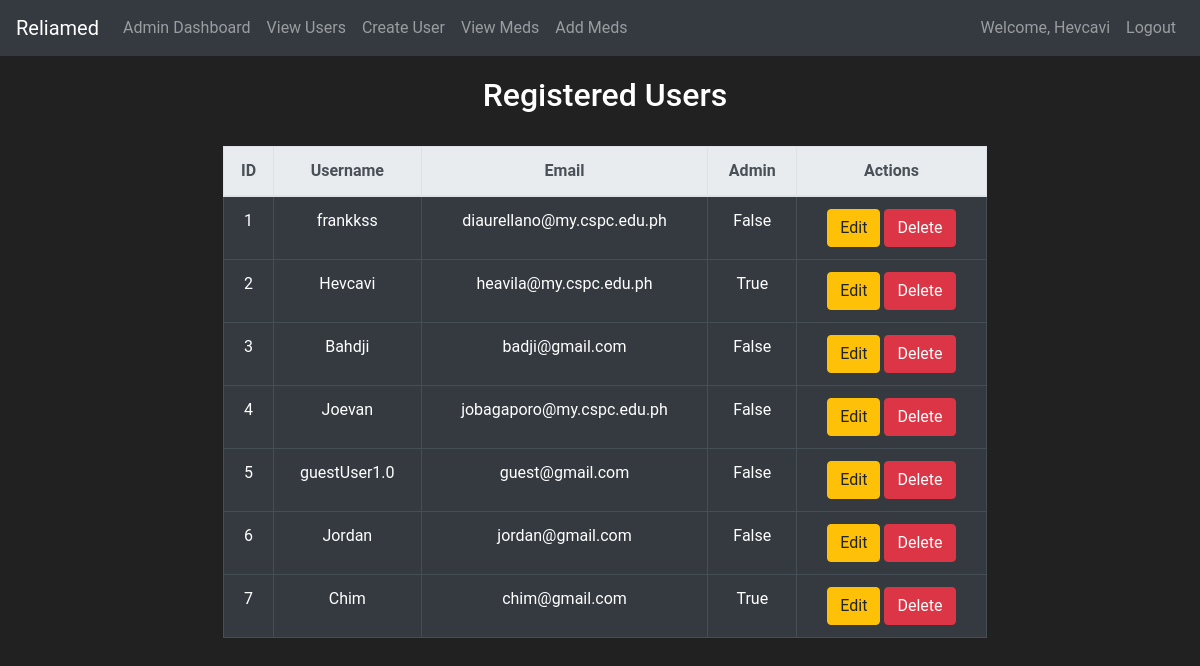
The page /view-users (signed in) on the database as committed earlier.
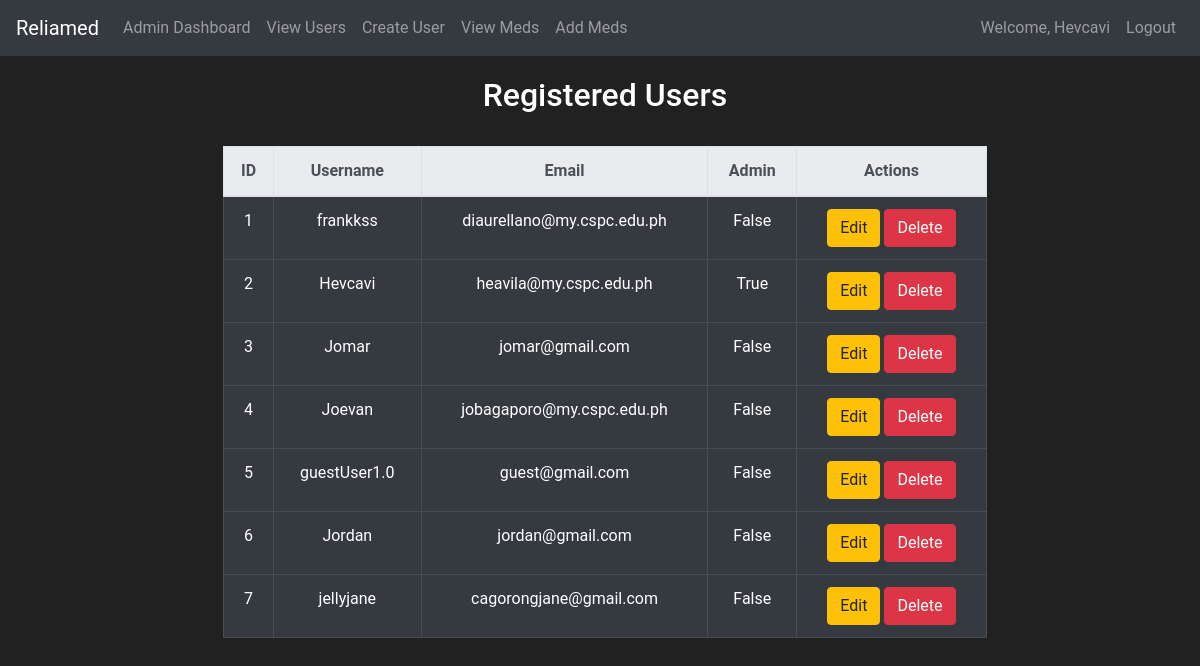
The same page on the database as committed later.
### reliamed/models.py (models this page shows, shortened)
class User(db.Model, UserMixin):
    id = db.Column(db.Integer, primary_key=True)
    username = db.Column(db.String(length=30), nullable=False, unique=True)
    email_address = db.Column(db.String(length=50), nullable=False, unique=True)
    password_hash = db.Column(db.String(length=60), nullable=False)
    budget = db.Column(db.Integer, nullable=False, default=1000)
    is_admin = db.Column(db.Boolean, default=False) # added column in User table | Used for checking if user is admin or not
    products = db.relationship('Pharmaceuticals', backref='owned_user', lazy=True)  # Ensure this line is added
    @property
    def password(self):
        raise AttributeError('password is not a readable attribute.')

### reliamed/routes.py (the view)
@app.route('/view-users', methods=['GET', 'POST'])
@login_required
@admin_required
def view_users():
    users = User.query.all()
    return render_template('admin/view_users.html', users=users)

### reliamed/models.py (called while the page is built)
@login_manager.user_loader
def load_user(user_id):
    return User.query.get(int(user_id))

### reliamed/templates/admin/view_users.html (shortened to what this page needs)
{% extends 'base.html' %}
{% block content %}
<div class="row justify-content-center" style="margin-top:20px; margin-left:10px; margin-right: 0px">
    <div class="col-8 text-center">
        <h2>Registered Users</h2>
        <br>
        <table class="table table-hover table-dark table-bordered border-dark">
        <thead class="thead-light">
            <tr>
                <th>ID</th>
                <th>Username</th>
                <th>Email</th>
                <th>Admin</th>
                <th>Actions</th>
            </tr>
        </thead>
        <tbody>
            {% for user in users %}
            <tr>
                <td>{{ user.id }}</td>
                <td>{{ user.username }}</td>
                <td>{{ user.email_address }}</td>
                <td>{{ user.is_admin }}</td>
                <td>
                    <a href="{{ url_for('edit_user', user_id=user.id) }}" class="btn btn-warning">Edit</a>
                    <form action="{{ url_for('delete_user', user_id=user.id) }}" method="POST" style="display:inline;">
                        <button type="submit" class="btn btn-danger">Delete</button>
                    </form>
                </td>
            </tr>
            {% endfor %}
        </tbody>
        </table>
    </div>
</div>
{% endblock %}

Rows that differ between the two databases and show on the page:
changed User id 3: username "Bahdji" → "Jomar"; email_address "badji@gmail.com" → "jomar@gmail.com"
changed User id 7: username "Chim" → "jellyjane"; email_address "chim@gmail.com" → "cagorongjane@gmail.com"; is_admin "True" → "False"
